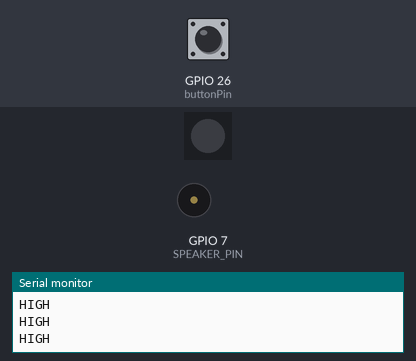
Simulated run of this sketch. Board: ESP32. Shown: 1 RGB LEDs in strip order, left to right, buzzer (waves = sounding), the last lines printed to the serial monitor. The inputs (shaded band) are chosen by the test bench; at power-on: GPIO 26 (buttonPin) HIGH. Random numbers use the default seed unless the sketch sets one.

Above: at 1.6 s.
1.7 s: GPIO 26 (buttonPin) pulled LOW for 0.15 s
At 3.65 s:
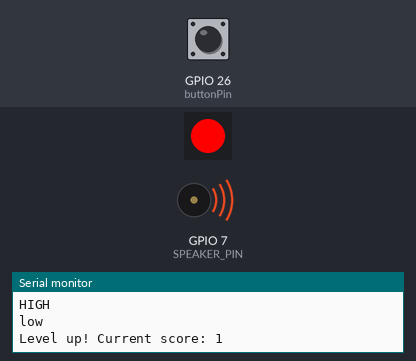
4.8 s: GPIO 26 (buttonPin) pulled LOW for 3.2 s
At 7.4 s:
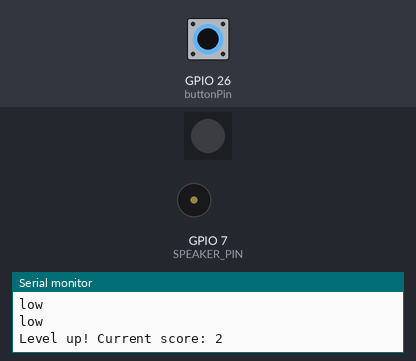
Timing chart, 0 to 11.1 s (numbered marks = the images above; inputs shaded):
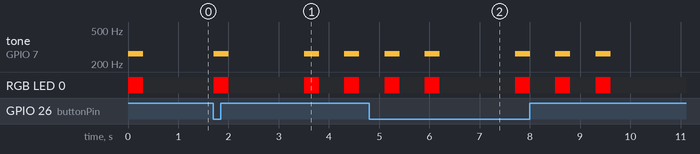

Measured:
- after the input at 1.7 s, tone on GPIO 7 (SPEAKER_PIN): goes 262 Hz 0.30 s, silent 1.5 s, 262 Hz 0.30 s, silent 0.50 s, 262 Hz 0.30 s, then silent, starting at once; RGB LED 0: goes RGB(255, 0, 0) 0.30 s, off 1.5 s, RGB(255, 0, 0) 0.30 s, off 0.50 s, RGB(255, 0, 0) 0.30 s, then off, starting at once
- after the input at 4.8 s, tone on GPIO 7 (SPEAKER_PIN): plays 262 Hz for 0.30 s, 262 Hz for 0.30 s, 262 Hz for 0.30 s, 262 Hz for 0.30 s, 262 Hz for 0.30 s, starting after 0.31 s; RGB LED 0: off → RGB(255, 0, 0) after 0.31 s, → off 0.30 s later, → RGB(255, 0, 0) 0.50 s later, → off 0.30 s later, … (10 changes in this stretch)

The sketch:

sketch_nov25d.ino
```cpp
#include "pitches.h"
#include <FastLED.h>

#define NUM_LEDS    1
#define LED_PIN     27
const int buttonPin = 26;
#define SPEAKER_PIN 7

CRGB leds[NUM_LEDS];

// Game settings
#define MAX_GAME_LENGTH 100
byte gameSequence[MAX_GAME_LENGTH] = {0};
byte gameIndex = 0;

const int gameTone = NOTE_C4; // Single tone for one LED

void setup() {
  Serial.begin(9600);
  FastLED.addLeds<WS2812, LED_PIN, GRB>(leds, NUM_LEDS);
  pinMode(buttonPin, INPUT_PULLUP);
  pinMode(SPEAKER_PIN, OUTPUT);
  randomSeed(analogRead(25)); // Prime random number generator
}

void lightLedAndPlayTone() {
  leds[0] = CRGB::Red;  // Light up LED
  FastLED.show();
  tone(SPEAKER_PIN, gameTone); // Play tone
  delay(300);
  leds[0] = CRGB::Black;  // Turn off LED
  FastLED.show();
  noTone(SPEAKER_PIN);
}

void playSequence() {
  for (int i = 0; i < gameIndex; i++) {
    lightLedAndPlayTone();
    delay(500); // Pause between flashes
  }
}

bool checkUserInput() {
  for (int i = 0; i < gameIndex; i++) {
    while (digitalRead(buttonPin) == HIGH) {
      delay(10); // Wait for button press
      Serial.println("HIGH");
    }
    lightLedAndPlayTone();
    Serial.println("low");
    delay(500); // Debounce
  }
  return true;
}

void gameOver() {
  Serial.println("Game Over!");
  gameIndex = 0;
  tone(SPEAKER_PIN, NOTE_DS5);
  delay(300);
  noTone(SPEAKER_PIN);
}

void loop() {
  // Add a random step to the sequence

  gameSequence[gameIndex] = random(0, 1);
  gameIndex++;

  playSequence();

  if (!checkUserInput()) {
    gameOver();
  } else {
    Serial.print("Level up! Current score: ");
    Serial.println(gameIndex);
    delay(1000);
  }
}
```

pitches.h
```cpp
// Project downloaded from https://goodarduinocode.com/projects/simon

/**************************************************
   This file defines constants with the frequency
   of different musical notes.
 *************************************************/

#define NOTE_B0  31
#define NOTE_C1  33
#define NOTE_CS1 35
#define NOTE_D1  37
#define NOTE_DS1 39
#define NOTE_E1  41
#define NOTE_F1  44
#define NOTE_FS1 46
#define NOTE_G1  49
#define NOTE_GS1 52
#define NOTE_A1  55
#define NOTE_AS1 58
#define NOTE_B1  62
#define NOTE_C2  65
#define NOTE_CS2 69
#define NOTE_D2  73
#define NOTE_DS2 78
#define NOTE_E2  82
#define NOTE_F2  87
#define NOTE_FS2 93
#define NOTE_G2  98
#define NOTE_GS2 104
#define NOTE_A2  110
#define NOTE_AS2 117
#define NOTE_B2  123
#define NOTE_C3  131
#define NOTE_CS3 139
#define NOTE_D3  147
#define NOTE_DS3 156
#define NOTE_E3  165
#define NOTE_F3  175
#define NOTE_FS3 185
#define NOTE_G3  196
#define NOTE_GS3 208
#define NOTE_A3  220
#define NOTE_AS3 233
#define NOTE_B3  247
#define NOTE_C4  262
#define NOTE_CS4 277
#define NOTE_D4  294
#define NOTE_DS4 311
#define NOTE_E4  330
#define NOTE_F4  349
#define NOTE_FS4 370
#define NOTE_G4  392
#define NOTE_GS4 415
#define NOTE_A4  440
#define NOTE_AS4 466
#define NOTE_B4  494
#define NOTE_C5  523
#define NOTE_CS5 554
#define NOTE_D5  587
#define NOTE_DS5 622
#define NOTE_E5  659
#define NOTE_F5  698
#define NOTE_FS5 740
#define NOTE_G5  784
#define NOTE_GS5 831
#define NOTE_A5  880
#define NOTE_AS5 932
#define NOTE_B5  988
#define NOTE_C6  1047
#define NOTE_CS6 1109
#define NOTE_D6  1175
#define NOTE_DS6 1245
#define NOTE_E6  1319
#define NOTE_F6  1397
#define NOTE_FS6 1480
#define NOTE_G6  1568
#define NOTE_GS6 1661
#define NOTE_A6  1760
#define NOTE_AS6 1865
#define NOTE_B6  1976
#define NOTE_C7  2093
#define NOTE_CS7 2217
#define NOTE_D7  2349
#define NOTE_DS7 2489
#define NOTE_E7  2637
#define NOTE_F7  2794
#define NOTE_FS7 2960
#define NOTE_G7  3136
#define NOTE_GS7 3322
#define NOTE_A7  3520
#define NOTE_AS7 3729
#define NOTE_B7  3951
#define NOTE_C8  4186
#define NOTE_CS8 4435
#define NOTE_D8  4699
#define NOTE_DS8 4978
```
